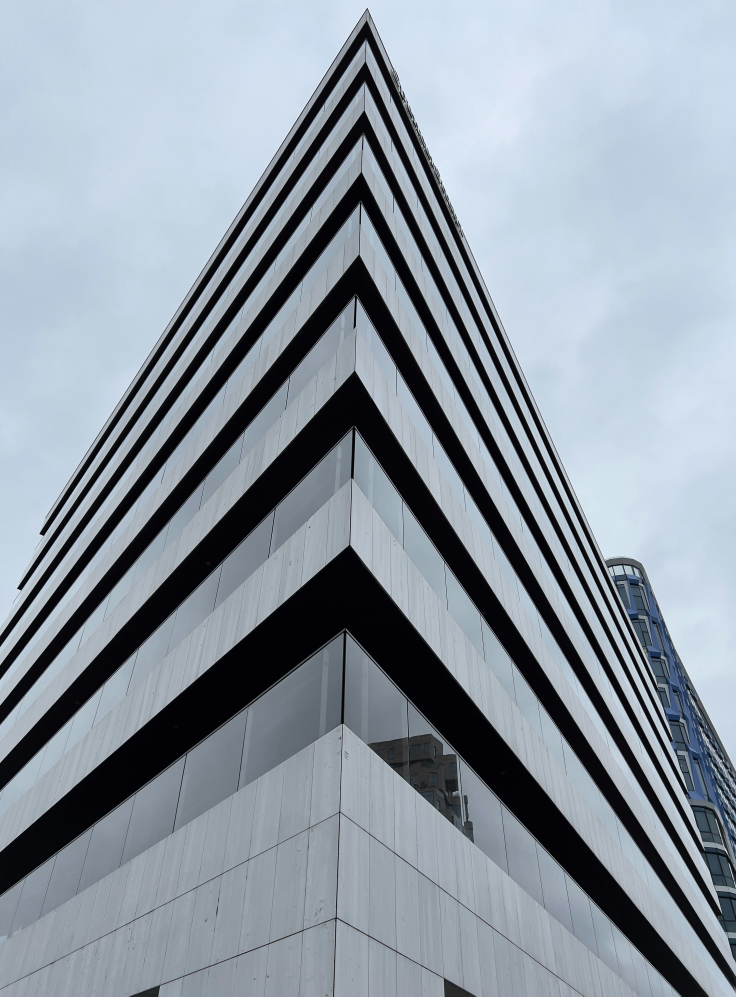
#> input picture imagenes/imagenes_originales/abu-fofana-GHAe2B3WzPI-unsplash.jpg, 2944 x 3986 px (shown at 1/4 size); its folder holds only this picture in this run
$ python procesar_imagenes.py
#> lines starting #> are read from the running program, lines starting #| are printed output that depends on the picture
import os
import time
import cv2
import numpy as np
from concurrent.futures import ThreadPoolExecutor
from PIL import Image
import face_recognition


# Directorio de entrada
input_dir = 'imagenes/imagenes_originales'

# Directorio de salida
output_dir = 'imagenes/imagenes_procesadas'

# Directorio de imagenes con personas
personas_dir = 'imagenes/imagenes_con_personas'

#Se validad que los directorios existan
os.makedirs(input_dir, exist_ok=True)
os.makedirs(output_dir, exist_ok=True)
os.makedirs(personas_dir, exist_ok=True)


#Carga una imagen desde el disco usando OpenCV
def cargar_imagen(ruta):
    # Intentar cargar la imagen
    imagen = cv2.imread(ruta)
#> imagen is the input picture: shape (3986, 2944, 3); mean B, G, R 163.5, 152.7, 142.3

    # Verificar si la imagen fue cargada correctamente
    if imagen is None:
        print(f"No se pudo cargar la imagen. Verifique la ruta: {ruta}")
        return None

    # Si la imagen se carga correctamente, mostrar el tamaño
    alto, ancho = imagen.shape[:2]  # Obtener solo alto y ancho (ignorando los canales)
#> alto = 3986; ancho = 2944
    print(f"Tamaño de la imagen original: {alto}x{ancho} pixeles.")
#| Tamaño de la imagen original: 3986x2944 pixeles.

    return imagen

#Función para redimensioar el tamaño de la imagen
def redimensionar(imagen):
    # Verificar si la imagen fue cargada correctamente
    if imagen is None:
        print("No pudimos encontrar la imagen, por favor intente nuevamente.")
        return None

    print("Se redimensionará la imagen a 800x800 píxeles.")
    imagen = Image.fromarray(imagen)
    imagen = imagen.resize((800, 800), Image.Resampling.LANCZOS)
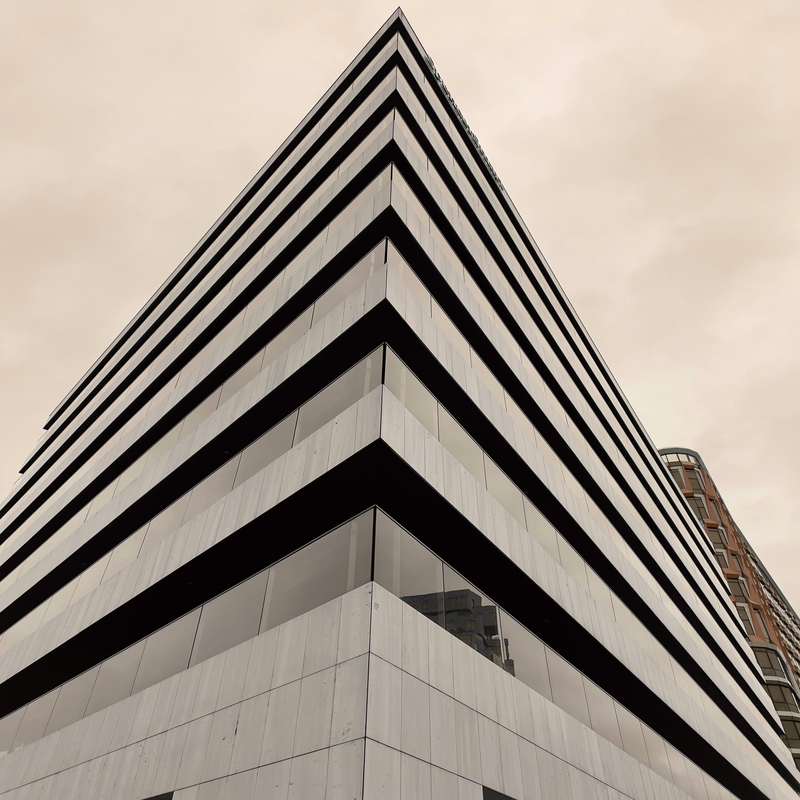
#> imagen: PIL image 800x800 RGB; mean R, G, B 163.5, 152.7, 142.3
    return np.array(imagen)

#Funcion para guardar la imagen segun si contiene rostros o no
def guardar_imagen(imagen, nombre, es_persona=False):
    # Verificar  que la imagen exista
    if imagen is None:
        print(f"No se puede guardar una imagen vacia, verificar el archivo: {nombre}")
        return

    if es_persona:
        cv2.imwrite(os.path.join(personas_dir, nombre), imagen)
    else:
        cv2.imwrite(os.path.join(output_dir, nombre), imagen, [int(cv2.IMWRITE_JPEG_QUALITY), 85])

#Función para aplicar desenfoque
def aplicar_desenfoque(imagen):
    print("Aplicando desenfoque a la imagen.")
    return cv2.GaussianBlur(imagen, (5, 5), 0)

# Proceso completo de carga, transformación y guardado de la imagen.
def procesar_imagen(ruta):
    print(f"Imagen a procesar: {ruta}")
    imagen = cargar_imagen(ruta)

    # Redimensionar la imagen a 800x800 px
    imagen = redimensionar(imagen)

    # Convertir a escala de grises para que CascadeClassifier funcione correctamente
    imagen_grises = cv2.cvtColor(imagen, cv2.COLOR_BGR2GRAY)
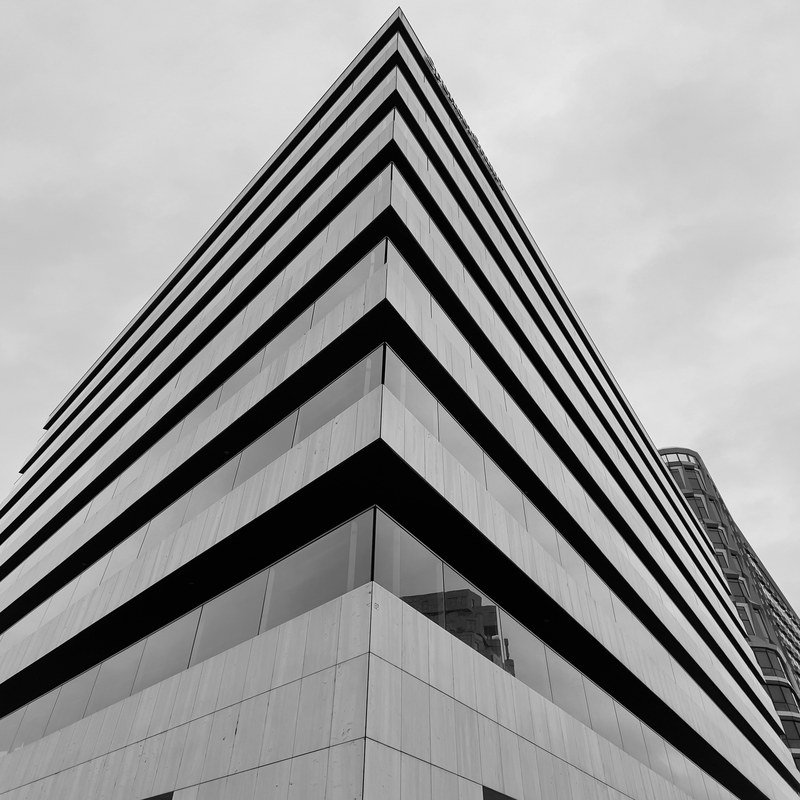
#> imagen_grises: shape (800, 800); min 0, max 249, mean 150.8

    # Cargar el clasificador en cascada
    cascada_frontal = cv2.CascadeClassifier(cv2.data.haarcascades + 'haarcascade_frontalface_default.xml')
    cascada_perfil = cv2.CascadeClassifier(cv2.data.haarcascades + 'haarcascade_profileface.xml')

    # Detectar rostros en ambas orientaciones (frontal y perfil)
    rostros_frontal = cascada_frontal.detectMultiScale(imagen_grises, scaleFactor=1.1, minNeighbors=6, minSize=(30, 30))
#> rostros_frontal = ()
    rostros_perfil = cascada_perfil.detectMultiScale(imagen_grises, scaleFactor=1.1, minNeighbors=6, minSize=(30, 30))
#> rostros_perfil = ()

    # Combinar ambas detecciones
    rostros = np.concatenate((rostros_frontal, rostros_perfil), axis=0)
#> rostros = empty array

    # Comprobar si se detectaron rostros
    contiene_rostros = len(rostros) > 0
#> contiene_rostros = False
    print(f"La imagen: {ruta} contiene rostros: {'Si' if contiene_rostros else 'No'}")
#| La imagen: imagenes/imagenes_originales/abu-fofana-GHAe2B3WzPI-unsplash.jpg contiene rostros: No

    #Aplicar desenfoque
    imagen_desenfocada = aplicar_desenfoque(imagen)
#> in aplicar_desenfoque, `return cv2.GaussianBlur(imagen, (5, 5), 0)`:
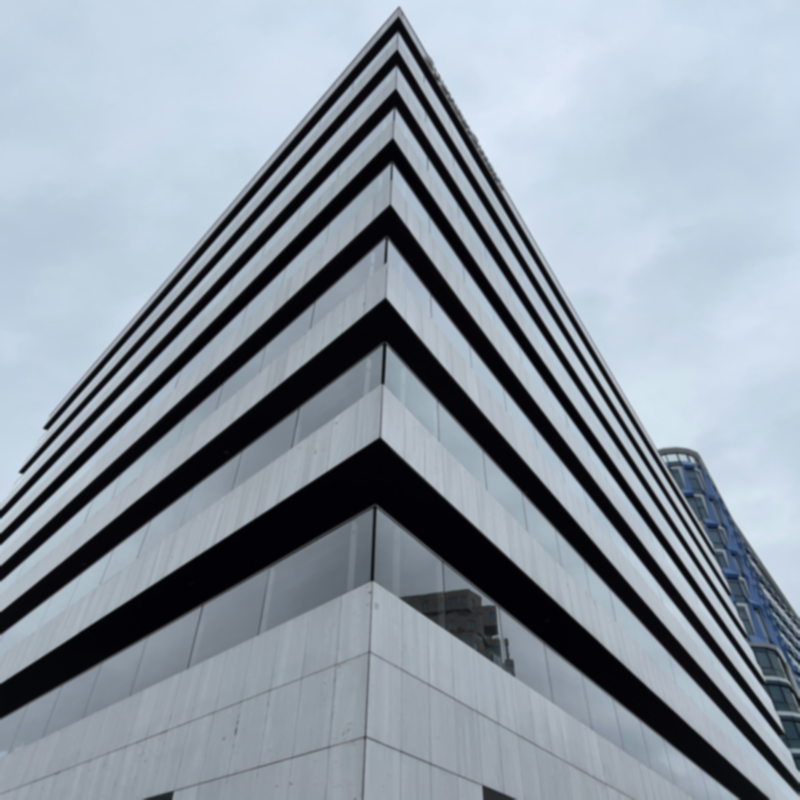
#> returned value: shape (800, 800, 3); mean of channels 0, 1, 2 163.5, 152.7, 142.3; drawn as B, G, R

    #Guardar img e imprimir el direcorio de destino
    nombre_archivo = os.path.basename(ruta)
    print(f"Imagen a guardar: {nombre_archivo}")
    guardar_imagen(imagen_desenfocada, nombre_archivo, contiene_rostros)
    print(f"Imagen guardada en {personas_dir if contiene_rostros else output_dir}")
#| Imagen guardada en imagenes/imagenes_procesadas

# Procesamiento Concurrente, Procesa imágenes en paralelo usando ThreadPoolExecutor.
def procesar_imagenes_concurrentemente():
    with ThreadPoolExecutor() as executor:
        for archivo in os.listdir(input_dir):
            if archivo.lower().endswith(('.png', '.jpg', '.jpeg')):
                executor.submit(procesar_imagen, os.path.join(input_dir, archivo))

# Medición de rendimiento
inicio = time.time()
procesar_imagenes_concurrentemente()
fin = time.time()
print(f"Tiempo de ejecución: {fin - inicio:.2f} segundos")

$ run again, on imagenes/imagenes_originales/alain-pierre-lys-DiRCEY7SPhk-unsplash.jpg
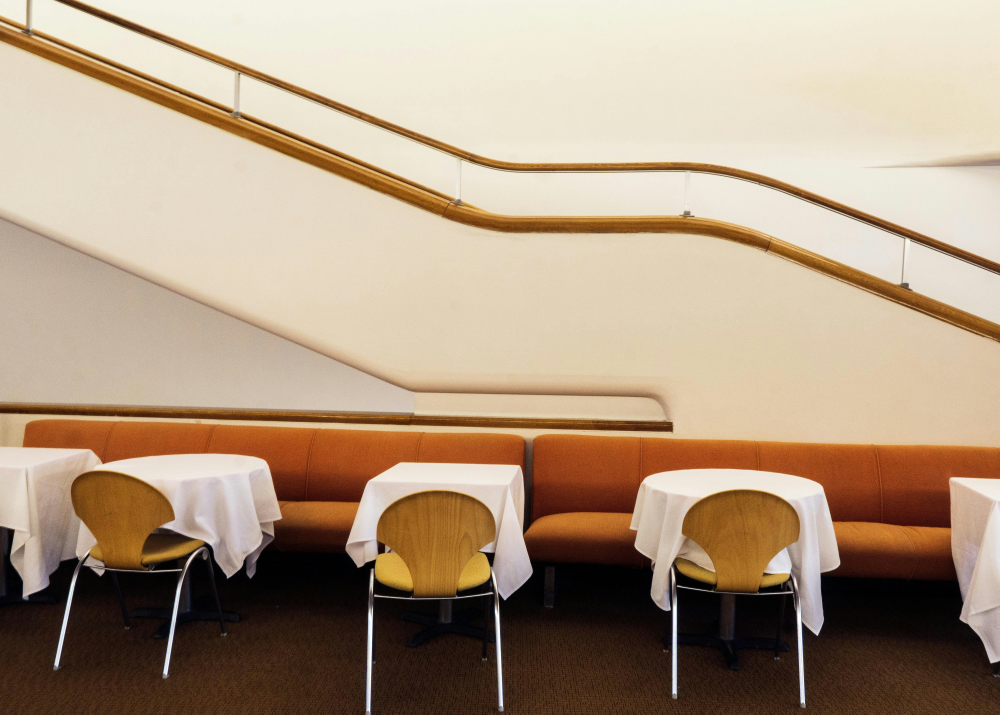
#> input picture imagenes/imagenes_originales/alain-pierre-lys-DiRCEY7SPhk-unsplash.jpg, 4999 x 3571 px (shown at 1/5 size)
#> in cargar_imagen, imagen is the input picture: shape (3571, 4999, 3); mean B, G, R 130.3, 153.2, 175
#| Tamaño de la imagen original: 3571x4999 pixeles.
#> imagen: PIL image 800x800 RGB
#> in procesar_imagen, `imagen_grises = cv2.cvtColor(imagen, cv2.COLOR_BGR2GRAY)`:
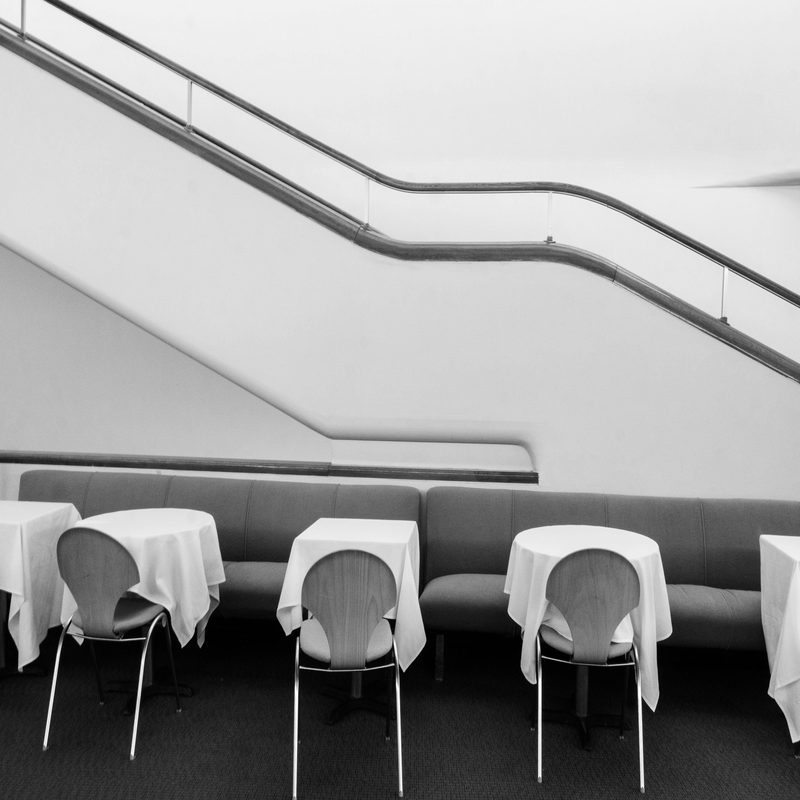
#> imagen_grises: shape (800, 800); min 0, max 255, mean 157.1
#> rostros_frontal = ()
#> rostros = empty array
#> contiene_rostros = False
#| La imagen: imagenes/imagenes_originales/alain-pierre-lys-DiRCEY7SPhk-unsplash.jpg contiene rostros: No
#> in aplicar_desenfoque, `return cv2.GaussianBlur(imagen, (5, 5), 0)`:
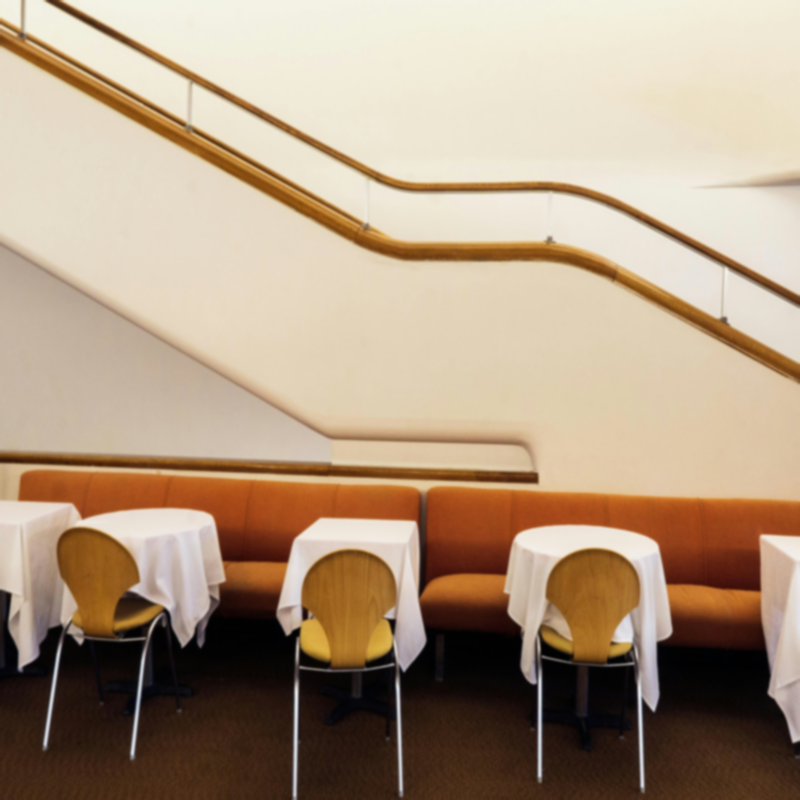
#> returned value: shape (800, 800, 3); mean of channels 0, 1, 2 130.3, 153.2, 175; drawn as B, G, R
#| Imagen guardada en imagenes/imagenes_procesadas

$ run again, on imagenes/imagenes_originales/alarice-WKkFzrlT154-unsplash.jpg
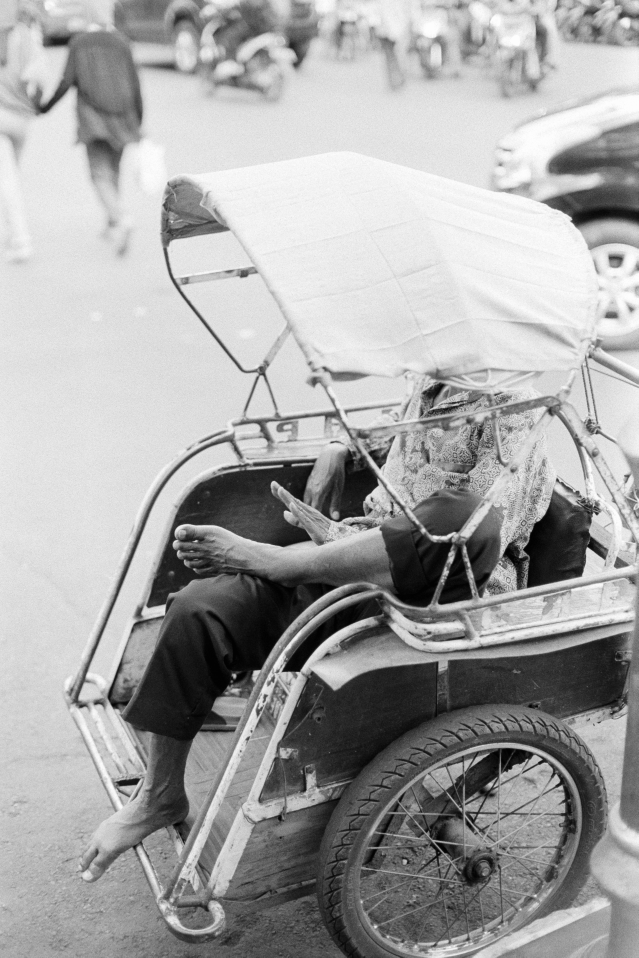
#> input picture imagenes/imagenes_originales/alarice-WKkFzrlT154-unsplash.jpg, 2553 x 3829 px (shown at 1/4 size)
#> in cargar_imagen, imagen is the input picture: shape (3829, 2553, 3); min 0, max 255, mean 164.8
#| Tamaño de la imagen original: 3829x2553 pixeles.
#> in redimensionar, `imagen = imagen.resize((800, 800), Image.Resampling.LANCZOS)`:
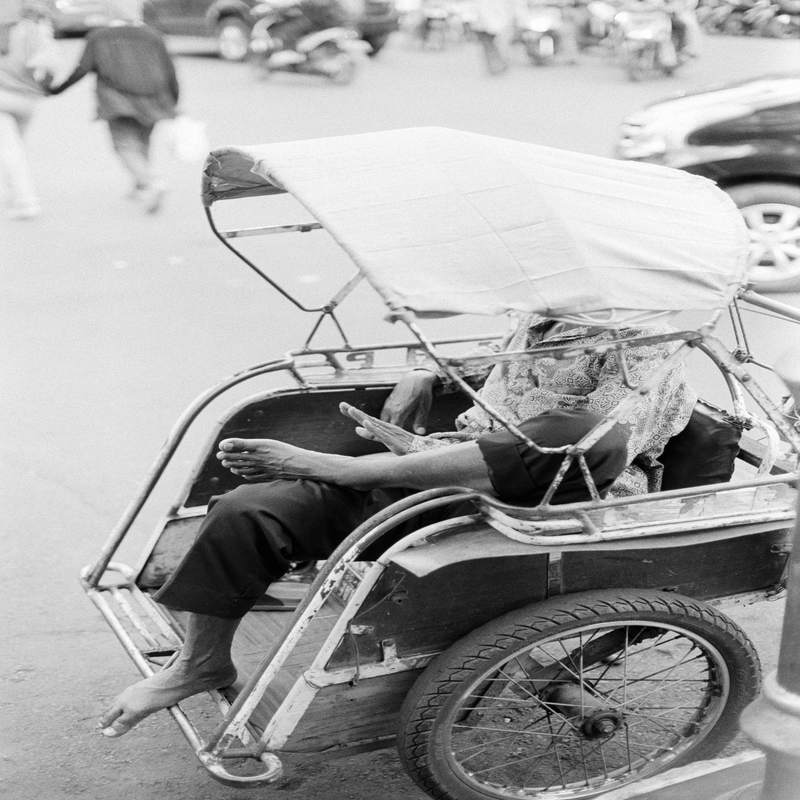
#> imagen: PIL image 800x800 RGB; min 0, max 255, mean 164.8
#> rostros_frontal = [[618, 367, 69, 69]]
#> rostros_perfil = ()

$ run again, on imagenes/imagenes_originales/adam-azim-8U34Ic7v6mE-unsplash.jpg
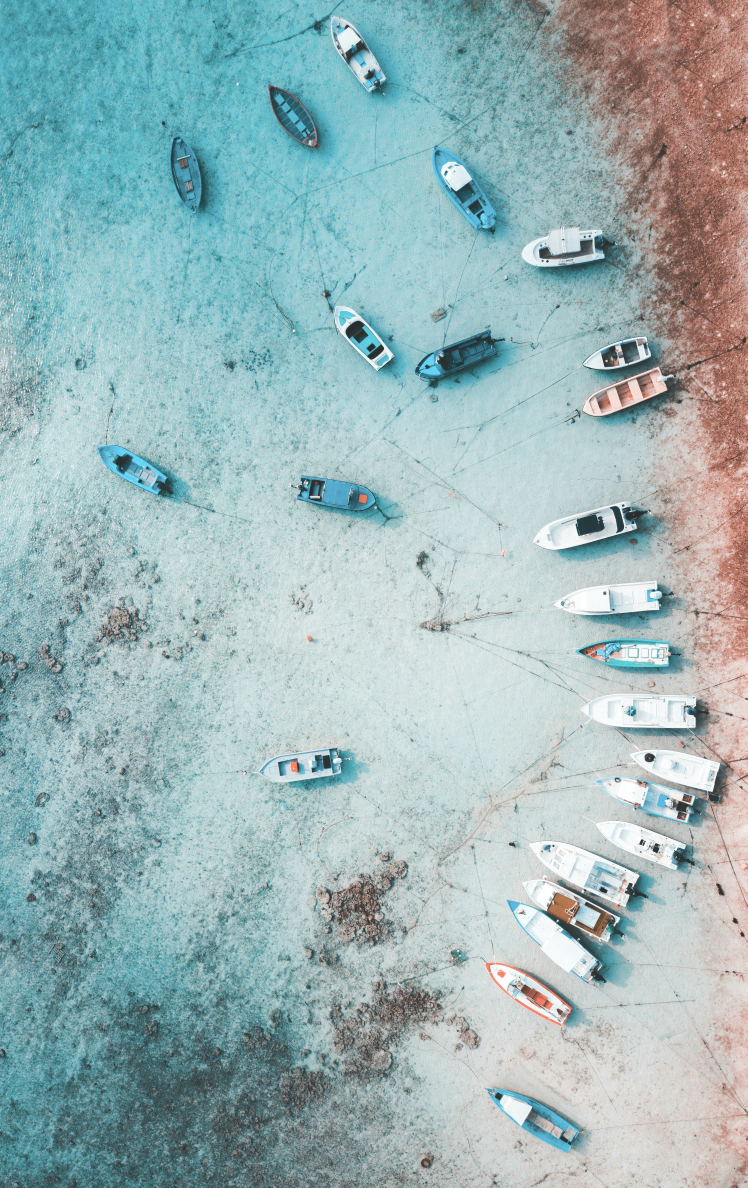
#> input picture imagenes/imagenes_originales/adam-azim-8U34Ic7v6mE-unsplash.jpg, 2242 x 3563 px (shown at 1/3 size)
#> in cargar_imagen, imagen is the input picture: shape (3563, 2242, 3); mean B, G, R 184.1, 182, 156.2
#| Tamaño de la imagen original: 3563x2242 pixeles.
#> imagen: PIL image 800x800 RGB
#> in procesar_imagen, `imagen_grises = cv2.cvtColor(imagen, cv2.COLOR_BGR2GRAY)`:
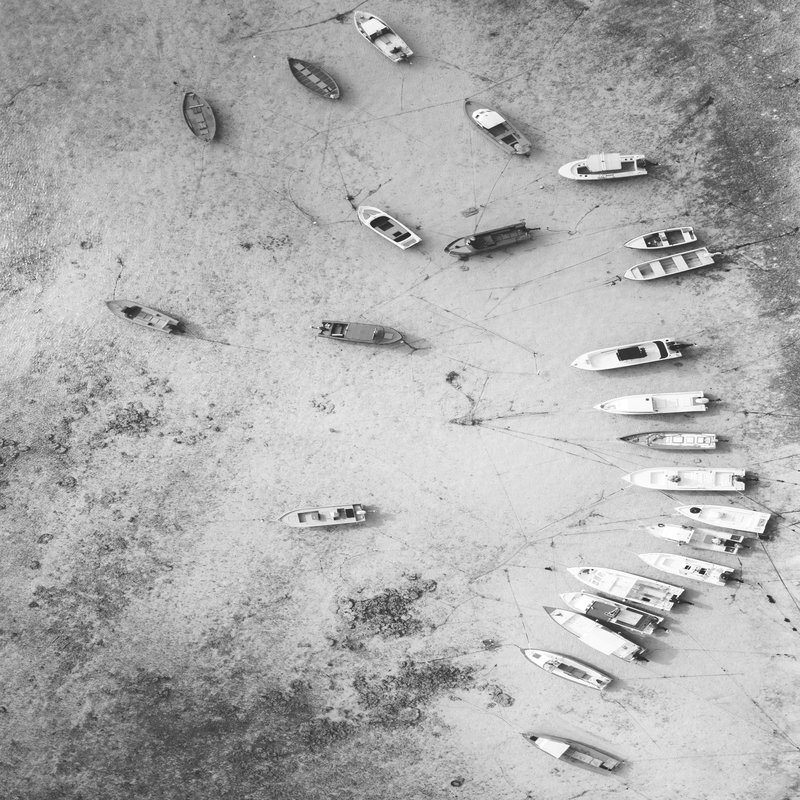
#> imagen_grises: shape (800, 800); min 25, max 255, mean 174.5
#> rostros_frontal = ()
#> rostros = empty array
#> contiene_rostros = False
#| La imagen: imagenes/imagenes_originales/adam-azim-8U34Ic7v6mE-unsplash.jpg contiene rostros: No
#> in aplicar_desenfoque, `return cv2.GaussianBlur(imagen, (5, 5), 0)`:
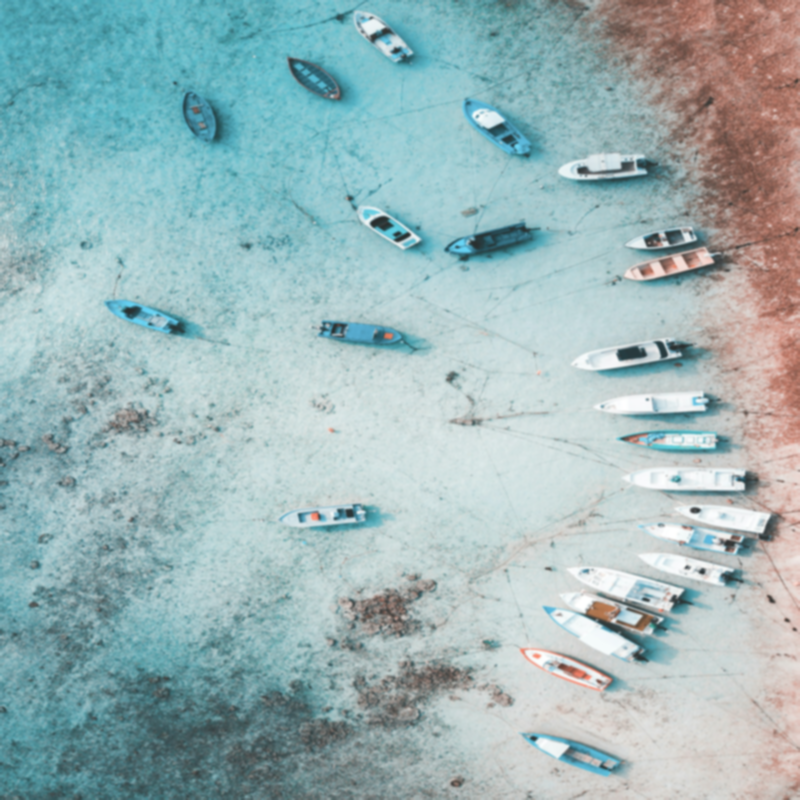
#> returned value: shape (800, 800, 3); mean of channels 0, 1, 2 184, 182, 156.2; drawn as B, G, R
#| Imagen guardada en imagenes/imagenes_procesadas
